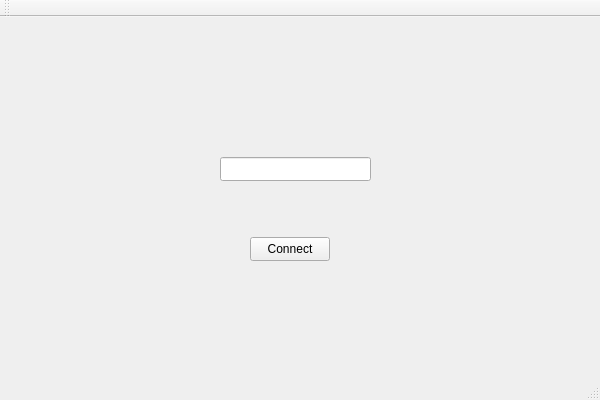
<?xml version="1.0" encoding="UTF-8"?>
<ui version="4.0">
 <class>ChatAppClientClass</class>
 <widget class="QMainWindow" name="ChatAppClientClass">
  <property name="geometry">
   <rect>
    <x>0</x>
    <y>0</y>
    <width>600</width>
    <height>400</height>
   </rect>
  </property>
  <property name="windowTitle">
   <string>ChatAppClient</string>
  </property>
  <widget class="QWidget" name="centralWidget">
   <widget class="QPushButton" name="pushButton">
    <property name="geometry">
     <rect>
      <x>250</x>
      <y>220</y>
      <width>80</width>
      <height>24</height>
     </rect>
    </property>
    <property name="text">
     <string>Connect</string>
    </property>
   </widget>
   <widget class="QLineEdit" name="lineEdit">
    <property name="geometry">
     <rect>
      <x>220</x>
      <y>140</y>
      <width>151</width>
      <height>24</height>
     </rect>
    </property>
   </widget>
  </widget>
  <widget class="QMenuBar" name="menuBar">
   <property name="geometry">
    <rect>
     <x>0</x>
     <y>0</y>
     <width>600</width>
     <height>21</height>
    </rect>
   </property>
  </widget>
  <widget class="QToolBar" name="mainToolBar">
   <attribute name="toolBarArea">
    <enum>TopToolBarArea</enum>
   </attribute>
   <attribute name="toolBarBreak">
    <bool>false</bool>
   </attribute>
  </widget>
  <widget class="QStatusBar" name="statusBar"/>
 </widget>
 <layoutdefault spacing="6" margin="11"/>
 <resources>
  <include location="ChatAppClient.qrc"/>
 </resources>
 <connections/>
</ui>
